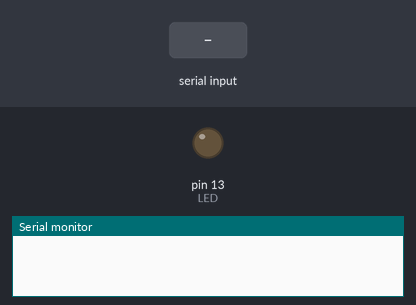
A sketch run on a simulated Arduino Uno, built with avr-gcc and run on an emulated ATmega328P. Shown: output pins drawn as LEDs (lit = HIGH), the last lines printed to the serial monitor. The test bench sets the inputs (shaded band).

Above: at 1.2 s.
1.3 s: "ON" received over Serial
At 2.9 s:
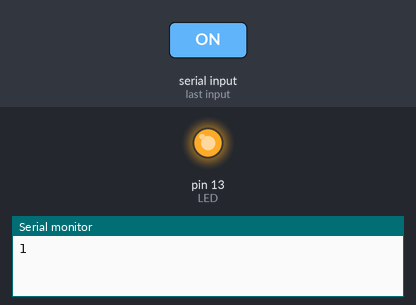
3.8 s: "OFF" received over Serial
At 6.0 s:
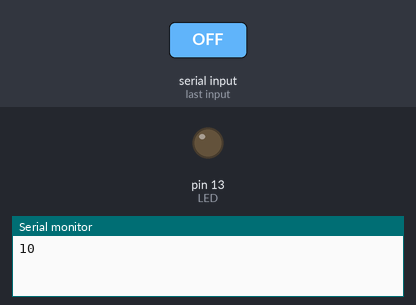
Timing chart, 0 to 7.5 s (numbered marks = the images above; inputs shaded):
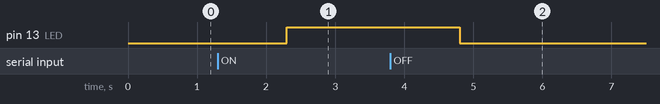

Measured:
- after the input at 1.3 s, pin 13 (LED): LOW → HIGH after 1.0 s
- after the input at 3.8 s, pin 13 (LED): HIGH → LOW after 1.0 s

The sketch:

aio.ino
```cpp
const int LED = 13;
String ledStatus;

void setup() {
  pinMode(LED, OUTPUT);
  Serial.begin(57600);
}

void loop() {
  if (Serial.available()) {
    ledStatus = Serial.readString();
    if (ledStatus.equalsIgnoreCase("ON")) {
      digitalWrite(LED, HIGH);
      Serial.write("1");
      delay(1000);
    } else if (ledStatus.equalsIgnoreCase("OFF")) {
      digitalWrite(LED, LOW);
      Serial.write("0");
      delay(1000);
    } else {
      Serial.write("z");
    }
  }


}
```
